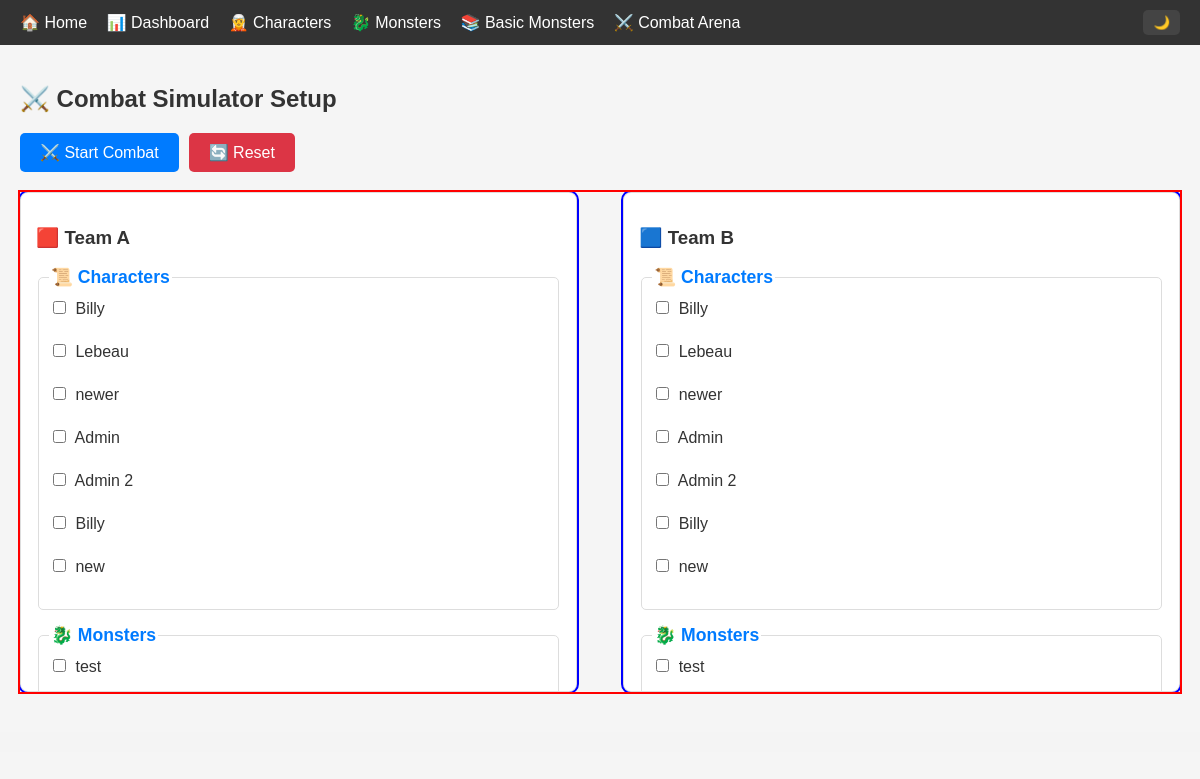
/accounts/combat_setup/, run on the app's committed database.
### accounts/models.py (models this page shows, shortened)
class CharacterSheet(models.Model):
    user = models.ForeignKey(User, on_delete=models.CASCADE)
    name = models.CharField(max_length=100)  # Required
    class_name = models.CharField(max_length=100, blank=True, null=True)
    level = models.PositiveIntegerField(default=1, blank=True, null=True)
    race = models.CharField(max_length=100, blank=True, null=True)
    alignment = models.CharField(max_length=50, blank=True, null=True)
    hit_points = models.PositiveIntegerField(default=10, blank=True, null=True)
    armor_class = models.PositiveIntegerField(default=10, blank=True, null=True)
    initiative = models.IntegerField(default=0, blank=True, null=True)
    speed = models.PositiveIntegerField(default=30, blank=True, null=True)
    strength = models.PositiveIntegerField(default=10, blank=True, null=True)
    dexterity = models.PositiveIntegerField(default=10, blank=True, null=True)
    constitution = models.PositiveIntegerField(default=10, blank=True, null=True)
    intelligence = models.PositiveIntegerField(default=10, blank=True, null=True)
    wisdom = models.PositiveIntegerField(default=10, blank=True, null=True)
    charisma = models.PositiveIntegerField(default=10, blank=True, null=True)
    saving_throw_strength = models.BooleanField(default=False)
    saving_throw_dexterity = models.BooleanField(default=False)
    saving_throw_constitution = models.BooleanField(default=False)
    saving_throw_intelligence = models.BooleanField(default=False)
    saving_throw_wisdom = models.BooleanField(default=False)
    saving_throw_charisma = models.BooleanField(default=False)
    spell_slots = models.JSONField(default=dict, blank=True, null=True)
    spells_known = models.TextField(blank=True, null=True)
    primary_attack_name = models.CharField(max_length=100, blank=True, null=True)
    primary_attack_type = models.CharField(max_length=20, choices=[('Melee', 'Melee'), ('Ranged', 'Ranged')], blank=True, null=True)
    primary_attack_bonus = models.IntegerField(default=0, blank=True, null=True)
    primary_attack_damage = models.CharField(max_length=20, blank=True, null=True)
    primary_attack_damage_type = models.CharField(max_length=20, blank=True, null=True)
    secondary_attack_name = models.CharField(max_length=100, blank=True, null=True)
    secondary_attack_type = models.CharField(max_length=20, blank=True, null=True)
    secondary_attack_bonus = models.IntegerField(default=0, blank=True, null=True)
    secondary_attack_damage = models.CharField(max_length=20, blank=True, null=True)
    secondary_attack_damage_type = models.CharField(max_length=20, blank=True, null=True)
    special_abilities = models.TextField(blank=True, null=True)
    reactions = models.TextField(blank=True, null=True)
    combat_role = models.CharField(max_length=50, blank=True, null=True)
    preferred_range = models.CharField(max_length=20, blank=True, null=True)
    attack_priority = models.CharField(max_length=50, blank=True, null=True)
    escape_threshold = models.PositiveIntegerField(default=20, blank=True, null=True)
    conditions = models.TextField(blank=True, null=True)
    temporary_hit_points = models.PositiveIntegerField(default=0, blank=True, null=True)
    ongoing_damage = models.CharField(max_length=50, blank=True, null=True)
    available_actions = models.JSONField(default=dict, blank=True, null=True)
    bonus_actions = models.JSONField(default=dict, blank=True, null=True)
    finished = models.BooleanField(default=False, editable=False)
    created_at = models.DateTimeField(auto_now_add=True)

class Monster(models.Model):
    name = models.CharField(max_length=100)  # Required field
    size = models.CharField(max_length=50, null=True, blank=True)
    type = models.CharField(max_length=50, null=True, blank=True)
    alignment = models.CharField(max_length=50, null=True, blank=True)
    armor_class = models.IntegerField(null=True, blank=True)
    hit_points = models.IntegerField(null=True, blank=True)
    speed = models.CharField(max_length=100, null=True, blank=True)
    strength = models.IntegerField(null=True, blank=True)
    dexterity = models.IntegerField(null=True, blank=True)
    constitution = models.IntegerField(null=True, blank=True)
    intelligence = models.IntegerField(null=True, blank=True)
    wisdom = models.IntegerField(null=True, blank=True)
    charisma = models.IntegerField(null=True, blank=True)
    saving_throws = models.TextField(null=True, blank=True)
    damage_resistances = models.TextField(null=True, blank=True)
    damage_immunities = models.TextField(null=True, blank=True)
    condition_immunities = models.TextField(null=True, blank=True)
    senses = models.TextField(null=True, blank=True)
    languages = models.TextField(null=True, blank=True)
    challenge_rating = models.CharField(max_length=20, null=True, blank=True)
    abilities = models.TextField(null=True, blank=True)
    actions = models.TextField(null=True, blank=True)
    reactions = models.TextField(null=True, blank=True)

### accounts/views.py (the view)
# urls.py: path('combat_setup/', views.combat_setup, name='combat_setup'),
def combat_setup(request):
    characters = CharacterSheet.objects.all()
    monsters = Monster.objects.all()
    basic_monsters = BasicMonster.objects.all()
    return render(
        request,
        'accounts/combat_setup.html',
        {
            'characters': characters,
            'monsters': monsters,
            'basic_monsters': basic_monsters
        }
    )

### accounts/templates/accounts/combat_setup.html (shortened to what this page needs)
{% extends 'base.html' %}
{% block content %}
<h2>⚔️ Combat Simulator Setup</h2>
<form method="POST" action="{% url 'simulate_combat' %}" class="combat-setup-form">
    <div class="action-buttons">
        <button type="submit" class="start-combat-btn">⚔️ Start Combat</button>
        <button type="reset" class="reset-btn">🔄 Reset</button>
    </div>
    <div class="team-container">
        <div class="team team-a">
            <h3>🟥 Team A</h3>
            <fieldset>
                <legend>📜 Characters</legend>
                {% for character in characters %}
                    <label>
                        <input type="checkbox" name="team_a_combatants" value="char_{{ character.id }}">
                        {{ character.name }}
                    </label><br>
                {% endfor %}
            </fieldset>
            <fieldset>
                <legend>🐉 Monsters</legend>
                {% for monster in monsters %}
                    <label>
                        <input type="checkbox" name="team_a_combatants" value="mon_{{ monster.id }}">
                        {{ monster.name }}
                    </label><br>
                {% endfor %}
            </fieldset>
        </div>
        <div class="team team-b">
            <h3>🟦 Team B</h3>
            <fieldset>
                <legend>📜 Characters</legend>
                {% for character in characters %}
                    <label>
                        <input type="checkbox" name="team_b_combatants" value="char_{{ character.id }}">
                        {{ character.name }}
                    </label><br>
                {% endfor %}
            </fieldset>
            <fieldset>
                <legend>🐉 Monsters</legend>
                {% for monster in monsters %}
                    <label>
                        <input type="checkbox" name="team_b_combatants" value="mon_{{ monster.id }}">
                        {{ monster.name }}
                    </label><br>
                {% endfor %}
            </fieldset>
        </div>
    </div>
</form>
{% endblock %}

### static/css/style.css (style rules this page uses)
body { font-family: 'Arial', sans-serif; margin: 0; padding: 0; background-color: var(--bg-color); color: var(--text-color); transition: background-color 0.3s, color 0.3s; }
:root { --bg-color: #f5f5f5; --text-color: #333; --navbar-bg: #333; --navbar-text: #fff; --navbar-hover-bg: #ddd; --navbar-hover-text: #000; --card-bg: #fff; --button-bg: #007bff; --button-text: #fff; }
.combat-setup-form { margin-top: 20px; }
.team-container { display: flex !important; justify-content: space-between !important; align-items: flex-start !important; gap: 20px !important; margin-top: 20px !important; flex-wrap: nowrap !important; width: 100% !important; }
.team { flex: 1 1 45%; min-width: 45%; max-width: 48%; box-sizing: border-box; border: 1px solid var(--navbar-hover-bg); border-radius: 8px; background-color: var(--card-bg); padding: 15px; overflow-y: auto; max-height: 500px; outline: 2px solid blue; }
.team fieldset { margin-bottom: 15px; border: 1px solid var(--navbar-hover-bg); border-radius: 5px; padding: 10px; }
.team legend { font-weight: bold; font-size: 1.1em; color: var(--button-bg); }
.team label { display: block; margin-bottom: 5px; cursor: pointer; }
.team input[type="checkbox"] { margin-right: 5px; }
.team-container { width: 100%; max-width: 1200px; margin: 0 auto; overflow: hidden; outline: 2px solid red; }
.action-buttons { display: flex; gap: 10px; margin-bottom: 20px; }
.start-combat-btn { background-color: var(--button-bg); color: var(--button-text); border: none; padding: 10px 20px; border-radius: 5px; cursor: pointer; font-size: 1em; }
.reset-btn { background-color: #dc3545; color: var(--button-text); border: none; padding: 10px 20px; border-radius: 5px; cursor: pointer; font-size: 1em; }

### templates/base.html (style rules this page uses)
body { font-family: Arial, sans-serif; margin: 0; padding: 0; }

### data on the page
CharacterSheet: name "Billy"
CharacterSheet: name "Lebeau"
CharacterSheet: name "newer"
CharacterSheet: name "Admin"
CharacterSheet: name "Admin 2"
CharacterSheet: name "Billy"
CharacterSheet: name "new"
Monster: name "test"
